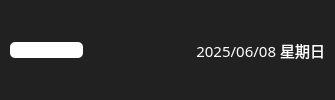
    <widget class="QWidget" name="widget01" native="true">
     <property name="styleSheet">
      <string notr="true">border-radius: 15px;
color: rgb(255, 255, 255);
background-color: rgb(33, 33, 33);</string>
     </property>
     <layout class="QHBoxLayout" name="horizontalLayout_3" stretch="3,1,3,4">
      <property name="spacing">
       <number>5</number>
      </property>
      <property name="leftMargin">
       <number>10</number>
      </property>
      <property name="topMargin">
       <number>5</number>
      </property>
      <property name="rightMargin">
       <number>10</number>
      </property>
      <property name="bottomMargin">
       <number>5</number>
      </property>
      <item>
       <widget class="QLineEdit" name="lineEdit">
        <property name="styleSheet">
         <string notr="true">QLineEdit{
	background-color: rgb(255, 255, 255);
	color: rgb(0, 0, 0);
	border-radius: 5px
}</string>
        </property>
       </widget>
      </item>
      <item>
       <widget class="QPushButton" name="pushButton">
        <property name="sizePolicy">
         <sizepolicy hsizetype="Preferred" vsizetype="Preferred">
          <horstretch>0</horstretch>
          <verstretch>0</verstretch>
         </sizepolicy>
        </property>
        <property name="minimumSize">
         <size>
          <width>30</width>
          <height>30</height>
         </size>
        </property>
        <property name="maximumSize">
         <size>
          <width>30</width>
          <height>30</height>
         </size>
        </property>
        <property name="styleSheet">
         <string notr="true">QPushButton{
	border-image: url(:/icon/model/search.svg);
}
QPushButton:hover{
	border-image: url(:/icon/model/search_hover.svg);
}</string>
        </property>
        <property name="text">
         <string/>
        </property>
       </widget>
      </item>
      <item>
       <spacer name="horizontalSpacer_2">
        <property name="orientation">
         <enum>Qt::Orientation::Horizontal</enum>
        </property>
        <property name="sizeHint" stdset="0">
         <size>
          <width>40</width>
          <height>20</height>
         </size>
        </property>
       </spacer>
      </item>
      <item>
       <widget class="QLabel" name="labelToday">
        <property name="font">
         <font>
          <family>Adobe 黑体 Std</family>
          <pointsize>11</pointsize>
         </font>
        </property>
        <property name="text">
         <string>2025/06/08 星期日</string>
        </property>
        <property name="scaledContents">
         <bool>false</bool>
        </property>
        <property name="alignment">
         <set>Qt::AlignmentFlag::AlignRight|Qt::AlignmentFlag::AlignTrailing|Qt::AlignmentFlag::AlignVCenter</set>
        </property>
        <property name="wordWrap">
         <bool>false</bool>
        </property>
       </widget>
      </item>
     </layout>
    </widget>
